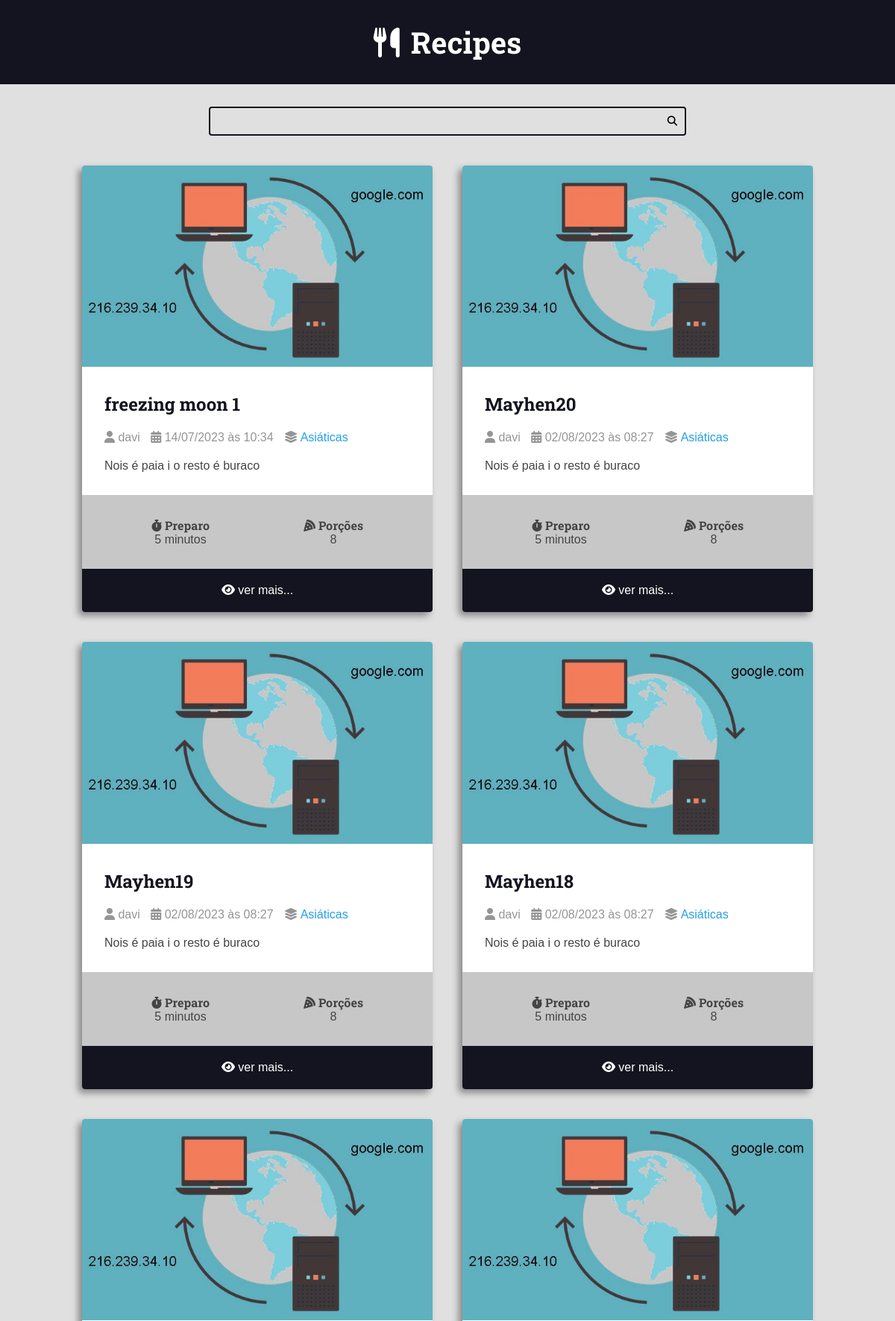
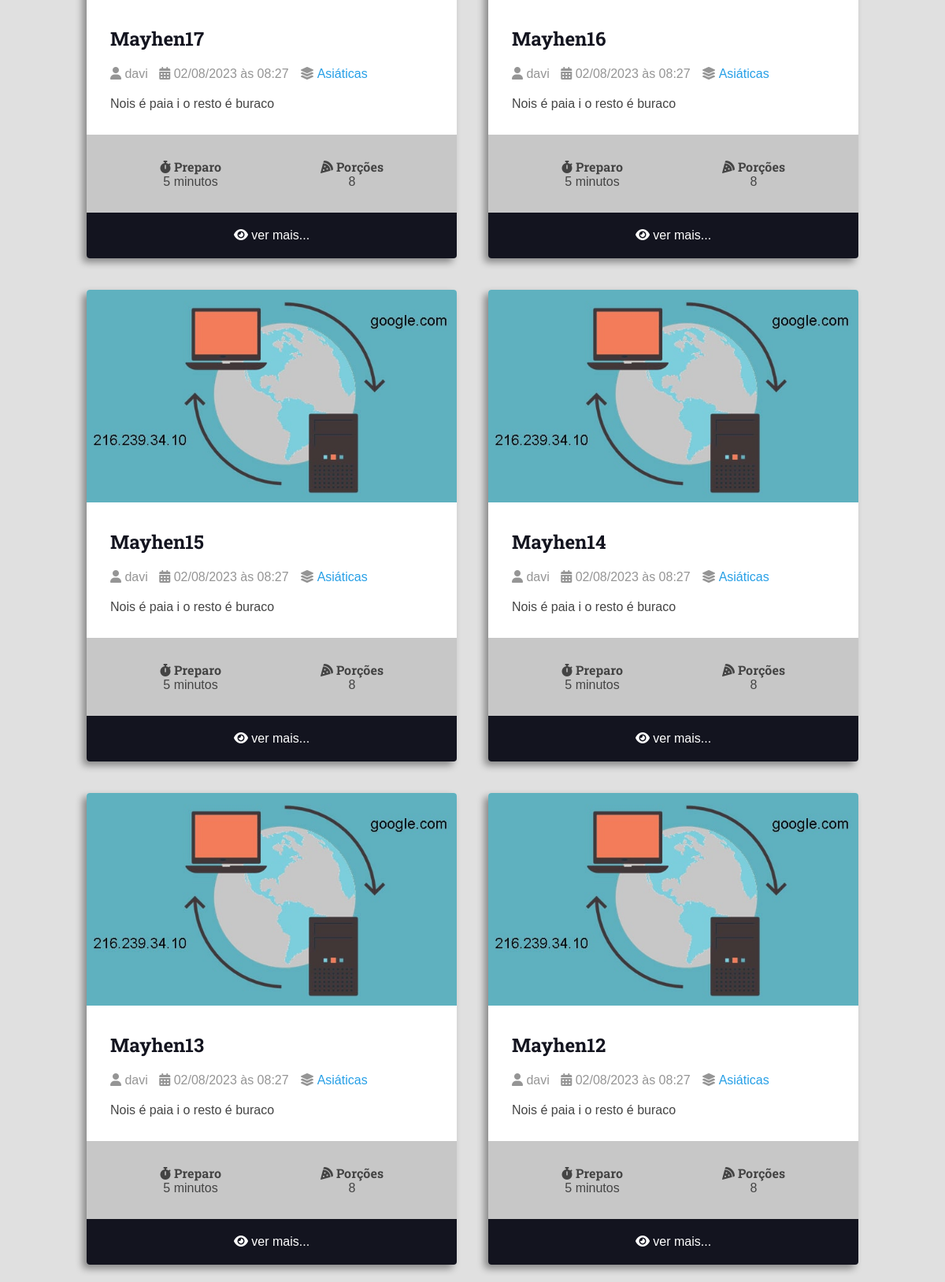
Page /recipes/category/4/ (upper part) on the committed database (2 pictures, top to bottom).
### recipes/models.py (models this page shows, shortened)
class Recipe(models.Model):
    title = models.CharField(max_length=65)
    description = models.CharField(max_length=165)
    slug = models.SlugField(blank=True, unique=True)
    preparation_time = models.IntegerField()
    preparation_time_unit = models.CharField(max_length=65)
    servings = models.IntegerField()
    servings_unit = models.CharField(max_length=65)
    preparation_steps = models.TextField()
    preparation_steps_is_html = models.BooleanField(default=False)
    created_at = models.DateTimeField(auto_now_add=True)
    updated_at = models.DateTimeField(auto_now=True)
    is_published = models.BooleanField(default=False)
    cover = models.ImageField(
        upload_to='recipes/covers/%Y/%m/%d/', blank=True, null=True)
    category = models.ForeignKey(
        Category, on_delete=models.SET_NULL, null=True, blank=True,
        default=None)
    author = models.ForeignKey(
        User, on_delete=models.SET_NULL, null=True)

class Category(models.Model):
    name = models.CharField(max_length=65)

### recipes/views.py (the view)
# urls.py: path('recipes/category/<int:category_id>/',
def category(request, category_id):
    recipes = Recipe.objects.filter(
        category__id=category_id, is_published=True)
    if not recipes:
        response = render(request, 'recipes/pages/404_error.html')
        response.status_code = 404
        return response
    context = {'recipes': recipes,
               'title': f'{recipes.first().category.name} | ',
               }
    return render(request, 'recipes/pages/category.html', context, status=200)

### recipes/templates/recipes/pages/category.html (shortened to what this page needs)
{% extends 'global/base.html' %}
{% block content %}
    <div class="main-content main-content-list container">
        {% for recipe in recipes %}
            {% include '../partials/recipe-cards.html' %}
        {% endfor %}
    </div>
{% endblock content %}

### recipes/templates/recipes/partials/recipe-cards.html (shortened to what this page needs)
<div class="recipe recipe-list-item">
    <div class="recipe-cover">
        <a href="{% url 'recipes:recipe' recipe.id %}">
            <img src="{{recipe.cover.url}}" alt="Temp">
        </a>
    </div>
    <div class="recipe-title-container">
        <h2 class="recipe-title">
            <a href="{% url 'recipes:recipe' recipe.id %}">
                {{recipe.title}}
            </a>
        </h2>
    </div>
    <div class="recipe-author">
        <span class="recipe-author-item">
            <i class="fas fa-user"></i>
                {% if recipe.author is not None %}
                    {% if recipe.author.first_name %}
                        {{recipe.author.first_name}} {{recipe.author.last_name}}
                    {% else %}
                        {{recipe.author.username}}
                    {% endif %}
                {% else %}
                    <em>Desconhecido</em>
                {% endif %}
        </span>
        <span class="recipe-author-item">
            <i class="fas fa-calendar-alt"></i>
            {{recipe.created_at|date:"d/m/Y"}} às {{recipe.created_at|date:"H:i"}}
        </span>
        {% if recipe.category is not None %}
            <span class="recipe-author-item">
                <i class="fas fa-layer-group"></i>
                <span> <a href="{% url 'recipes:category' recipe.category.id %}"> {{recipe.category.name}} </a> </span>
            </span>
        {% endif %}
    </div>
    <div class="recipe-content">
        <p> {{recipe.description}} </p>
    </div>
    <div class="recipe-meta-container">
        <div class="recipe-meta recipe-preparation">
            <h3 class="recipe-meta-title"><i class="fas fa-stopwatch"></i> Preparo</h3>
            <div class="recipe-meta-text">
                {{recipe.preparation_time}} {{recipe.preparation_time_unit}}
            </div>
        </div>
        <div class="recipe-meta recipe-servings">
            <h3 class="recipe-meta-title"><i class="fas fa-pizza-slice"></i> Porções</h3>
            <div class="recipe-meta-text">
                {{recipe.servings}} {{recipe.preparation_servings_unit}}
            </div>
        </div>
    </div>
    {% if not is_detail_page %}
        <footer class="recipe-footer">
            <a class="recipe-read-more button button-dark button-full-width" href="{% url 'recipes:recipe' recipe.id%}">
                <i class="fas fa-eye"></i>
                <span>ver mais...</span>
            </a>
        </footer>
    {% endif %}
</div>

### recipes/static/recipes/css/styles.css (style rules this page uses)
:root { --color-primary: #269fe6; --color-primary-hover: #2086c2; --color-primary-dark: #13141f; --color-primary-dark-hover: #212336; --color-primary-light: #d4ecfa; --color-primary-light-hover: #bdd8e7; --color-white: #fff; --color-black: #000; --color-dark-text: #444; --color-info-light: #cce5ff; --color-debug-light: #cce5ff; --color-success-light: #d4edda; --color-alert-light: #fff3cd; --color-warning-light: #fff3cd; --color-error-light: #f8d7da; --color-info-dark: #4d86c4; --color-debug-dark: #4d86c4; --color-success-dark: #4a9c5d; --color-alert-dark: #927f40; --color-warning-dark: #927f40; --color-error-dark: #da525d; --color-gray-0: #f9f9f9; --color-gray-1: #e0e0e0; --color-gray-2: #c7c7c7; --color-gray-3: #aeaeae; --color-gray-4: #959595; --color-gray-5: #7d7d7d; --color-gray-6: #646464; --color-gray-7: #4b4b4b; --color-gray-8: #323232; --color-gray-9: #191919; --font-primary: sans-serif; --font-headings: 'Roboto Slab', serif; --spacing-gutter-medium: 3rem; --spacing-gutter-large: 4rem; }
* { padding: 0; margin: 0; box-sizing: border-box; }
html { font-size: 62.5%; }
body { background: var(--color-gray-1); font-size: 1.6rem; font-family: var(--font-primary); color: var(--color-dark-text); }
h1, h2, h3, h4, h5, h6 { font-family: var(--font-headings); }
.container { max-width: 144rem; margin: 0 auto; padding: var(--spacing-gutter-medium); }
.main-content { padding-top: 0; }
.main-content-list { display: grid; grid-template-columns: repeat(auto-fit, minmax(340px, 1fr)); gap: var(--spacing-gutter-large); }
.recipe { background: var(--color-white); box-shadow: -5px 5px 10px rgba(0, 0, 0, .4); transform: scale(1); transition: all 250ms ease-in-out; border-radius: 4px; overflow: hidden; }
.recipe img { max-width: 100%; }
.recipe-list-item { max-width: 64rem; height: fit-content; }
.recipe-title-container { padding: var(--spacing-gutter-medium); padding-bottom: 2rem; }
.recipe-title-container a { text-decoration: none; color: var(--color-primary-dark) }
.recipe-author { padding: 0 var(--spacing-gutter-medium); }
.recipe-author a { color: var(--color-primary); transition: all 300ms ease-in-out; text-decoration: none; }
.recipe-author-item { color: var(--color-gray-4); margin-right: 1rem; }
.recipe-content { padding: var(--spacing-gutter-medium); padding-top: 2rem; }
.recipe-meta-container { display: flex; flex-flow: row wrap; padding: var(--spacing-gutter-medium); background: var(--color-gray-2); }
.recipe-meta { display: flex; flex-flow: column nowrap; flex-shrink: 1; flex-grow: 1; text-align: center; }
.recipe-meta-title { font-size: 1.6rem; }
.recipe-footer a { background: var(--color-primary-dark); display: block; color: var(--color-white); text-decoration: none; text-align: center; padding: 2rem var(--spacing-gutter-medium); transition: all 300ms ease-in-out; }

### rows in the picture
Recipe: cover (picture), title "freezing moon 1", author.username "davi", created_at "14/07/2023", created_at "10:34", category.name "Asiáticas", description "Nois é paia i o resto é buraco", preparation_time "5", preparation_time_unit "minutos", servings "8"
Recipe: cover (picture), title "Mayhen20", author.username "davi", created_at "02/08/2023", created_at "08:27", category.name "Asiáticas", description "Nois é paia i o resto é buraco", preparation_time "5", preparation_time_unit "minutos", servings "8"
Recipe: cover (picture), title "Mayhen19", author.username "davi", created_at "02/08/2023", created_at "08:27", category.name "Asiáticas", description "Nois é paia i o resto é buraco", preparation_time "5", preparation_time_unit "minutos", servings "8"
Recipe: cover (picture), title "Mayhen18", author.username "davi", created_at "02/08/2023", created_at "08:27", category.name "Asiáticas", description "Nois é paia i o resto é buraco", preparation_time "5", preparation_time_unit "minutos", servings "8"
Recipe: cover (picture), title "Mayhen17", author.username "davi", created_at "02/08/2023", created_at "08:27", category.name "Asiáticas", description "Nois é paia i o resto é buraco", preparation_time "5", preparation_time_unit "minutos", servings "8"
Recipe: cover (picture), title "Mayhen16", author.username "davi", created_at "02/08/2023", created_at "08:27", category.name "Asiáticas", description "Nois é paia i o resto é buraco", preparation_time "5", preparation_time_unit "minutos", servings "8"
Recipe: cover (picture), title "Mayhen15", author.username "davi", created_at "02/08/2023", created_at "08:27", category.name "Asiáticas", description "Nois é paia i o resto é buraco", preparation_time "5", preparation_time_unit "minutos", servings "8"
Recipe: cover (picture), title "Mayhen14", author.username "davi", created_at "02/08/2023", created_at "08:27", category.name "Asiáticas", description "Nois é paia i o resto é buraco", preparation_time "5", preparation_time_unit "minutos", servings "8"
Recipe: cover (picture), title "Mayhen13", author.username "davi", created_at "02/08/2023", created_at "08:27", category.name "Asiáticas", description "Nois é paia i o resto é buraco", preparation_time "5", preparation_time_unit "minutos", servings "8"
Recipe: cover (picture), title "Mayhen12", author.username "davi", created_at "02/08/2023", created_at "08:27", category.name "Asiáticas", description "Nois é paia i o resto é buraco", preparation_time "5", preparation_time_unit "minutos", servings "8"
